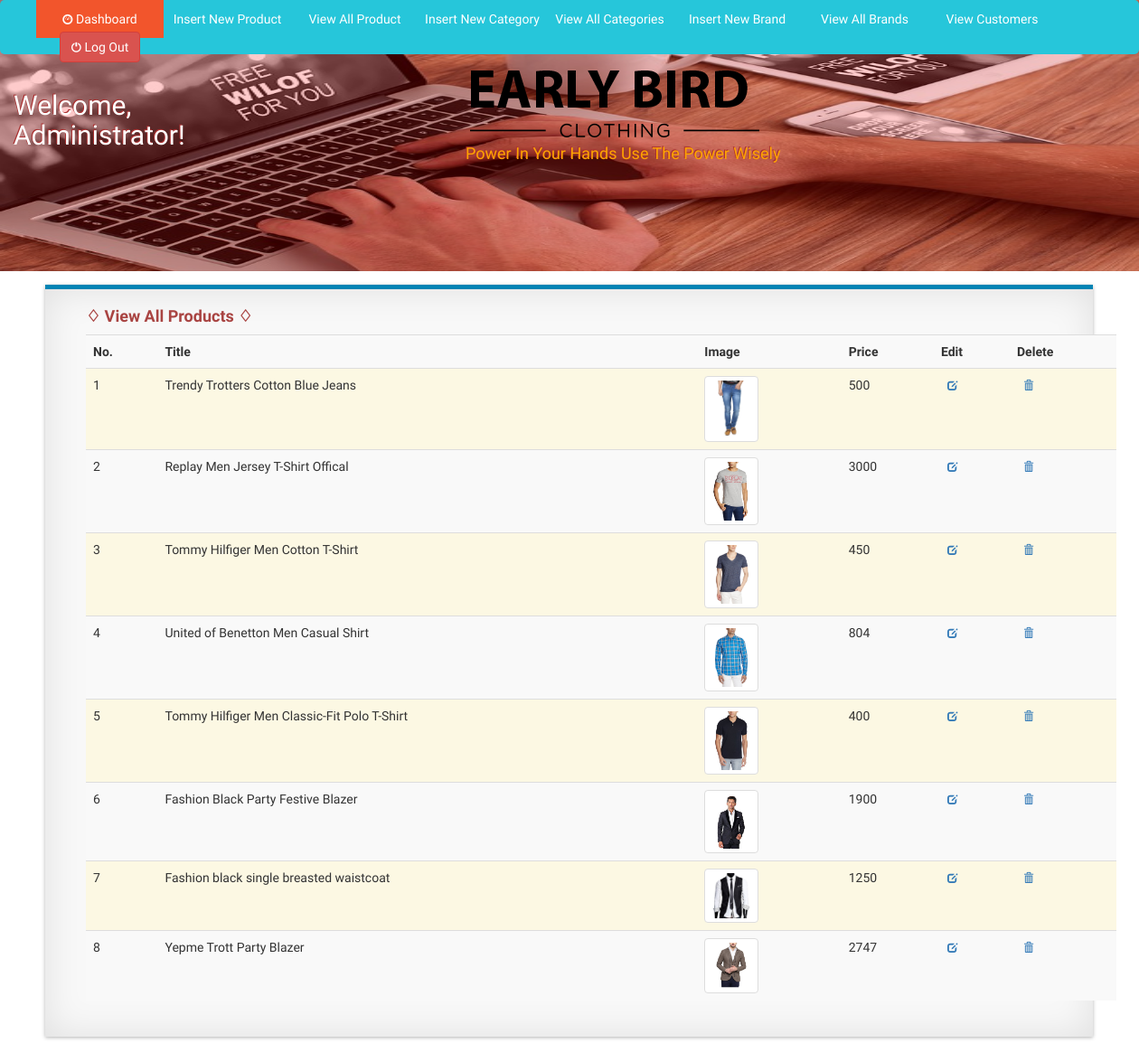
Page /admin_area/index.php?view_products (signed in) on the committed database.
### tables this page shows
CREATE TABLE `products` (
  `product_id` int(100) NOT NULL,
  `product_cat` int(100) NOT NULL,
  `product_brand` int(100) NOT NULL,
  `product_title` varchar(255) NOT NULL,
  `product_price` int(100) NOT NULL,
  `product_desc` text NOT NULL,
  `product_image` text NOT NULL,
  `product_keywords` text NOT NULL
);

### admin_area/view_products.php (the view)
<table class="table table-striped table-hover">
<h4><p class="text-danger" style="font-weight:bolder">♢ View All Products ♢ </p></h4>
  <tr>
    <th>No.</th>
    <th>Title</th>
    <th>Image</th>
    <th>Price</th>
    <th>Edit</th>
    <th>Delete</th>
  </tr>
  <?php
    include ("includes/db.php");
    $get_pro = "select * from products";
    $run_pro = mysqli_query($con,$get_pro);
    $i = 0;
    while($row_pro = mysqli_fetch_array($run_pro)){
      $pro_id = $row_pro['product_id'];
      $pro_title = $row_pro['product_title'];
      $pro_image = $row_pro['product_image'];
      $pro_price = $row_pro['product_price'];
      $i++;
   ?>
  <tr class="bg-warning">
    <td><?php echo $i; ?></td>
    <td><?php echo $pro_title; ?></td>
    <td><img src="product_images/<?php echo $pro_image; ?>" width="60" height="60" class="img-thumbnail"></td>
    <td><?php echo $pro_price; ?></td>
    <td style="padding-left:15px;"><a href="index.php?edit_pro=<?php echo $pro_id; ?>"><span class="glyphicon glyphicon-edit gi-2x" aria-hidden="true"></span></a></td>
    <td style="padding-left:15px;"><a href="delete_pro.php?delete_pro=<?php echo $pro_id; ?>"><span class="glyphicon glyphicon-trash gi-2x" aria-hidden="true"></span></a></td>
  </tr>
  <?php   }   ?>
</table>

### assets/css/style2.css (style rules this page uses)
* { font-family: 'Amaranth', sans-serif; }

### assets/css/style1.css (style rules this page uses)
body { font-family: 'Amaranth', sans-serif; position: relative; }
* { font-family: 'Amaranth', sans-serif; }
img { max-width: 100%; }
.gi-2x { font-size: .8em; }
.gi-2x { position: fixed; z-index: 1; text-decoration: none; }

### rows in the picture
products: product_title "Trendy Trotters Cotton Blue Jeans", product_image (picture), product_price "500"
products: product_title "Replay Men Jersey T-Shirt Offical", product_image (picture), product_price "3000"
products: product_title "Tommy Hilfiger Men Cotton T-Shirt", product_image (picture), product_price "450"
products: product_title "United of Benetton Men Casual Shirt", product_image (picture), product_price "804"
products: product_title "Tommy Hilfiger Men Classic-Fit Polo T-Shirt", product_image (picture), product_price "400"
products: product_title "Fashion Black Party Festive Blazer", product_image (picture), product_price "1900"
products: product_title "Fashion black single breasted waistcoat", product_image (picture), product_price "1250"
products: product_title "Yepme Trott Party Blazer", product_image (picture), product_price "2747"
